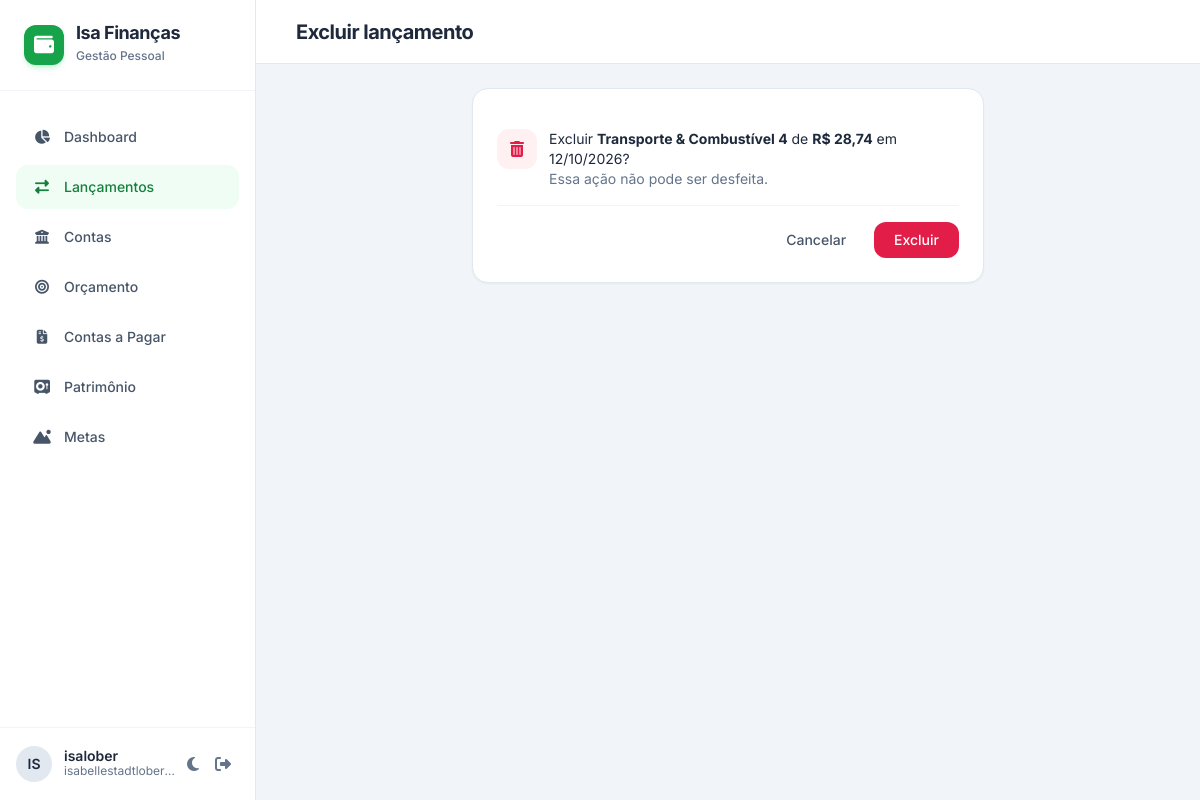
The app's page /lancamentos/370/excluir/ (signed in) with its own data.
### apps/lancamentos/models.py (models this page shows, shortened)
class Lancamento(models.Model):
    class Tipo(models.TextChoices):
        RECEITA = "receita", "Receita"
        DESPESA = "despesa", "Despesa"
        TRANSFERENCIA = "transferencia", "Transferência"
    tipo = models.CharField(max_length=15, choices=Tipo.choices)
    valor = models.DecimalField(
        max_digits=14, decimal_places=2, validators=[MinValueValidator(Decimal("0.01"))]
    )
    data = models.DateField(default=date.today)
    descricao = models.CharField(max_length=255, blank=True)
    conta = models.ForeignKey("contas.Conta", on_delete=models.PROTECT, related_name="lancamentos")
    conta_destino = models.ForeignKey(
        "contas.Conta",
        null=True,
        blank=True,
        on_delete=models.PROTECT,
        related_name="transferencias_recebidas",
    )
    categoria = models.ForeignKey(Categoria, null=True, blank=True, on_delete=models.PROTECT)
    class Meta:
        ordering = ["-data", "-id"]
        indexes = [
            models.Index(fields=["data"], name="idx_lanc_data"),
            models.Index(fields=["categoria", "data"], name="idx_lanc_cat_data"),
        ]
        constraints = [
            models.CheckConstraint(condition=models.Q(valor__gt=0), name="ck_lanc_valor_positivo")
        ]

### apps/lancamentos/views.py (the view)
# urls.py: path("<int:pk>/excluir/", views.excluir, name="excluir"),
@login_required
def excluir(request, pk):
    obj = get_object_or_404(Lancamento, pk=pk)
    if request.method == "POST":
        obj.delete()
        messages.success(request, "Lançamento excluído.")
        return redirect("lancamentos:lista")
    return render(request, "lancamentos/excluir.html", {"obj": obj})

### apps/core/templatetags/formatos.py (called while the page is built)
def formatar_brl(valor):
    valor = Decimal(valor or 0)
    sinal = "-" if valor < 0 else ""
    inteiro, frac = f"{abs(valor):,.2f}".split(".")
    return f"{sinal}R$ {inteiro.replace(',', '.')},{frac}"

@register.filter
def brl(valor):
    return formatar_brl(valor)

### templates/lancamentos/excluir.html (shortened to what this page needs)
{% extends "base.html" %}
{% load formatos %}
{% block h1 %}Excluir lançamento{% endblock %}
{% block content %}
<form method="post" class="max-w-lg mx-auto bg-white dark:bg-slate-800 rounded-2xl border border-slate-200 dark:border-slate-700 shadow-sm p-6 space-y-4">
  <div class="flex items-start space-x-3">
    <div class="w-10 h-10 shrink-0 rounded-xl bg-rose-50 dark:bg-rose-950/50 text-rose-600 flex items-center justify-center">
      <i class="fa-solid fa-trash-can"></i>
    </div>
    <p class="text-sm">Excluir <strong>{{ obj.descricao|default:obj.get_tipo_display }}</strong> de <strong>{{ obj.valor|brl }}</strong> em {{ obj.data|date:"d/m/Y" }}?<br>
      <span class="text-slate-500 dark:text-slate-400">Essa ação não pode ser desfeita.</span></p>
  </div>
  <div class="flex justify-end space-x-3 pt-4 border-t border-slate-100 dark:border-slate-700/50">
    <a href="{% url 'lancamentos:lista' %}" class="px-4 py-2 rounded-xl text-sm font-medium text-slate-600 dark:text-slate-400 hover:bg-slate-100 dark:hover:bg-slate-700 transition-colors">Cancelar</a>
    <button type="submit" class="px-5 py-2 rounded-xl text-sm font-medium bg-rose-600 hover:bg-rose-700 text-white transition-colors">Excluir</button>
  </div>
</form>
{% endblock %}

### templates/base.html (shortened to what this page needs)
<!DOCTYPE html>
<html lang="pt-BR" class="h-full">
<head>
  {% include "partials/head.html" %}
</head>
<body class="h-full bg-slate-100 dark:bg-slate-900 text-slate-800 dark:text-slate-100 transition-colors duration-200 flex flex-col overflow-hidden">
<div class="flex h-full w-full overflow-hidden">
  <aside id="sidebar" class="w-64 bg-white dark:bg-slate-800 border-r border-slate-200 dark:border-slate-700 flex flex-col z-20 transition-transform duration-300 -translate-x-full md:translate-x-0 absolute md:relative h-full">
    <div class="p-6 border-b border-slate-100 dark:border-slate-700/50 flex items-center justify-between">
      <div class="flex items-center space-x-3">
        <div class="w-10 h-10 rounded-xl bg-brand-600 text-white flex items-center justify-center font-bold text-xl shadow-md shadow-brand-500/20">
          <i class="fa-solid fa-wallet"></i>
        </div>
        <div>
          <h1 class="font-bold text-lg tracking-tight leading-none">Isa Finanças</h1>
          <span class="text-xs text-slate-500 dark:text-slate-400 font-medium">Gestão Pessoal</span>
        </div>
      </div>
    </div>
    <nav class="flex-1 px-4 py-6 space-y-1.5 overflow-y-auto custom-scrollbar">
      <a href="{% url 'dashboard' %}"
         class="flex items-center space-x-3 px-4 py-3 rounded-xl text-sm font-medium transition-colors {% if request.resolver_match.url_name == 'dashboard' %}bg-brand-50 text-brand-700 dark:bg-brand-950/40 dark:text-brand-400{% else %}text-slate-600 dark:text-slate-400 hover:bg-slate-50 dark:hover:bg-slate-700/50{% endif %}">
        <i class="fa-solid fa-chart-pie w-5 text-center"></i><span>Dashboard</span>
      </a>
      <a href="{% url 'lancamentos:lista' %}"
         class="flex items-center space-x-3 px-4 py-3 rounded-xl text-sm font-medium transition-colors {% if request.resolver_match.app_name == 'lancamentos' %}bg-brand-50 text-brand-700 dark:bg-brand-950/40 dark:text-brand-400{% else %}text-slate-600 dark:text-slate-400 hover:bg-slate-50 dark:hover:bg-slate-700/50{% endif %}">
        <i class="fa-solid fa-right-left w-5 text-center"></i><span>Lançamentos</span>
      </a>
      <a href="{% url 'contas:lista' %}"
         class="flex items-center space-x-3 px-4 py-3 rounded-xl text-sm font-medium transition-colors {% if request.resolver_match.app_name == 'contas' %}bg-brand-50 text-brand-700 dark:bg-brand-950/40 dark:text-brand-400{% else %}text-slate-600 dark:text-slate-400 hover:bg-slate-50 dark:hover:bg-slate-700/50{% endif %}">
        <i class="fa-solid fa-building-columns w-5 text-center"></i><span>Contas</span>
      </a>
      <a href="{% url 'orcamento:lista' %}"
         class="flex items-center space-x-3 px-4 py-3 rounded-xl text-sm font-medium transition-colors {% if request.resolver_match.app_name == 'orcamento' %}bg-brand-50 text-brand-700 dark:bg-brand-950/40 dark:text-brand-400{% else %}text-slate-600 dark:text-slate-400 hover:bg-slate-50 dark:hover:bg-slate-700/50{% endif %}">
        <i class="fa-solid fa-bullseye w-5 text-center"></i><span>Orçamento</span>
      </a>
      <a href="{% url 'pagar:lista' %}"
         class="flex items-center space-x-3 px-4 py-3 rounded-xl text-sm font-medium transition-colors {% if request.resolver_match.app_name == 'pagar' %}bg-brand-50 text-brand-700 dark:bg-brand-950/40 dark:text-brand-400{% else %}text-slate-600 dark:text-slate-400 hover:bg-slate-50 dark:hover:bg-slate-700/50{% endif %}">
        <i class="fa-solid fa-file-invoice-dollar w-5 text-center"></i><span>Contas a Pagar</span>
      </a>
      <a href="{% url 'patrimonio:index' %}"
         class="flex items-center space-x-3 px-4 py-3 rounded-xl text-sm font-medium transition-colors {% if request.resolver_match.app_name == 'patrimonio' %}bg-brand-50 text-brand-700 dark:bg-brand-950/40 dark:text-brand-400{% else %}text-slate-600 dark:text-slate-400 hover:bg-slate-50 dark:hover:bg-slate-700/50{% endif %}">
        <i class="fa-solid fa-vault w-5 text-center"></i><span>Patrimônio</span>
      </a>
      <a href="{% url 'metas:lista' %}"
         class="flex items-center space-x-3 px-4 py-3 rounded-xl text-sm font-medium transition-colors {% if request.resolver_match.app_name == 'metas' %}bg-brand-50 text-brand-700 dark:bg-brand-950/40 dark:text-brand-400{% else %}text-slate-600 dark:text-slate-400 hover:bg-slate-50 dark:hover:bg-slate-700/50{% endif %}">
        <i class="fa-solid fa-mountain-sun w-5 text-center"></i><span>Metas</span>
      </a>
    </nav>
    <div class="p-4 border-t border-slate-100 dark:border-slate-700/50 flex items-center justify-between">
      <div class="flex items-center space-x-3 min-w-0">
        <div class="w-9 h-9 shrink-0 rounded-full bg-slate-200 dark:bg-slate-700 flex items-center justify-center font-semibold text-sm">
          {{ request.user.username|slice:":2"|upper }}
        </div>
        <div class="min-w-0">
          <p class="text-sm font-semibold leading-none truncate">{{ request.user.get_full_name|default:request.user.username }}</p>
          <span class="text-xs text-slate-500 dark:text-slate-400 block truncate">{{ request.user.email|default:"sem e-mail" }}</span>
        </div>
      </div>
      <div class="flex items-center">
        <button onclick="toggleDarkMode()" class="p-2 rounded-lg text-slate-500 hover:bg-slate-100 dark:hover:bg-slate-700 transition-colors" title="Alternar tema">
          <i id="theme-icon" class="fa-solid fa-moon"></i>
        </button>
        <form method="post" action="{% url 'logout' %}">
          <button type="submit" class="p-2 rounded-lg text-slate-500 hover:bg-slate-100 dark:hover:bg-slate-700 transition-colors" title="Sair">
            <i class="fa-solid fa-right-from-bracket"></i>
          </button>
        </form>
      </div>
    </div>
  </aside>
  <main class="flex-1 flex flex-col h-full overflow-hidden relative">
    <header class="bg-white dark:bg-slate-800 border-b border-slate-200 dark:border-slate-700 h-16 px-6 flex items-center justify-between shrink-0 z-10">
      <div class="flex items-center space-x-4">
        <h2 class="text-xl font-bold tracking-tight">{% block h1 %}{% endblock %}</h2>
      </div>
    </header>
    <div class="flex-1 overflow-y-auto custom-scrollbar p-6 bg-slate-100 dark:bg-slate-900">
      {% block content %}{% endblock %}
    </div>
  </main>
</div>
</body>
</html>

### templates/partials/head.html (style rules this page uses)
body { font-family: 'Inter', sans-serif; }

### records on screen
Lancamento: descricao "Transporte & Combustível 4", valor|brl "R$ 28,74", data "12/10/2026"

### other values on screen
{{ request.user.username|slice:":2"|upper }} "IS"
{{ request.user.get_full_name|default:request.user.username }} "isalober"
{{ request.user.email|default:"sem e-mail" }} "isabellestadtlober…"
